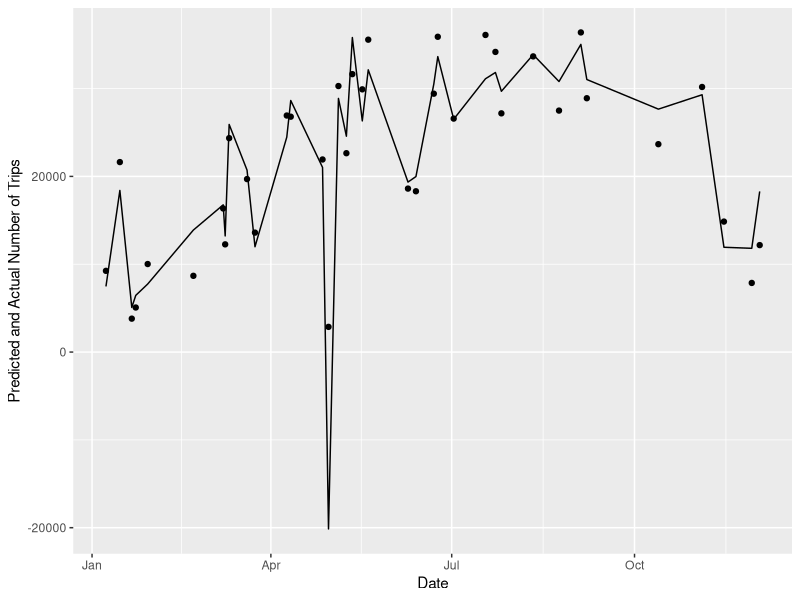
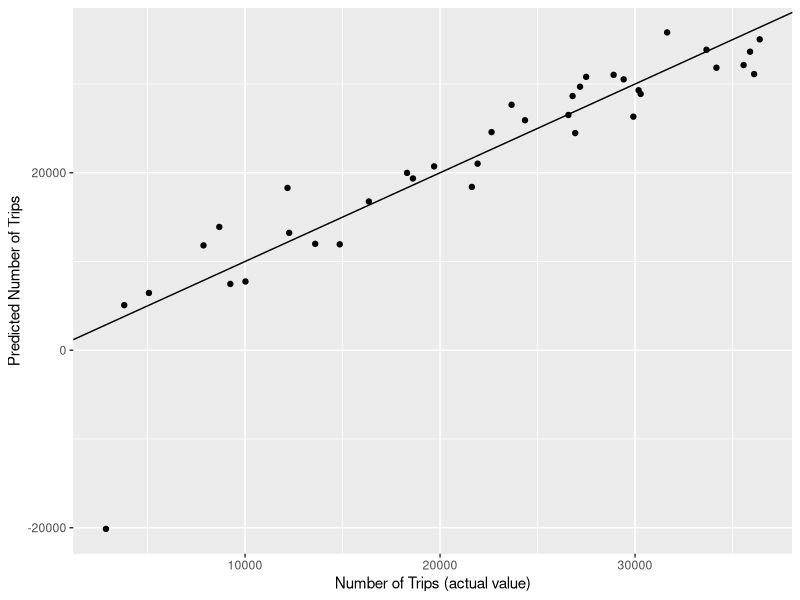
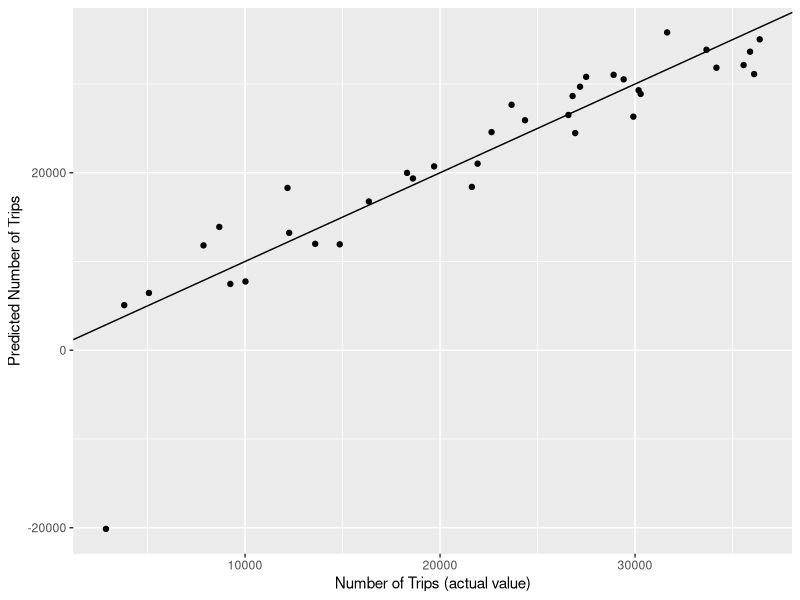

Reproduce these figures in R, in order.
## ---- chunk 1
library(tidyverse)
library(modelr)
library(lubridate)
## ---- chunk 2
trips_per_day <-
    read_tsv("trips_per_day.tsv")
## ---- chunk 3
set.seed(42)

num_days <- nrow(trips_per_day)
frac_train <- 0.9
num_train <- floor(num_days * frac_train)

# randomly sample rows for the training set 
ndx <- sample(1:num_days, num_train, replace=F)

# used to fit the model
trips_per_day_train <- trips_per_day[ndx, ]

# used to evaluate the fit
trips_per_day_validate <- trips_per_day[-ndx, ]
## ---- chunk 4
# TODO: fit a linear model using poly(tmin, degree) on training data
# TODO: try different polynomial degrees and evaluate RMSE on validation data
K <- 1:8
train_err_1 <- c()
validate_err_1 <- c()
model1 <- lm(num_trips ~ poly(tmin, degree = 1), data=trips_per_day_train)

for (k in K) {
  
    # fit on the training data
    model <- lm(num_trips ~ poly(tmin, k, raw = T), data=trips_per_day_train)
    
    # evaluate on the training data
    train_err_1[k] <- sqrt(mean((predict(model, trips_per_day_train) - trips_per_day_train$num_trips)^2))

    # evaluate on the validate data
    validate_err_1[k] <- sqrt(mean((predict(model, trips_per_day_validate) - trips_per_day_validate$num_trips)^2))
}
## ---- chunk 5
# Taking the effects of snow into account
model2 <- lm(num_trips ~ poly(tmin, degree = 1) + snow, data=trips_per_day_train)
validate_err_2 <- sqrt(mean((predict(model2, trips_per_day_validate) - trips_per_day_validate$num_trips)^2))

# Taking the effects of snow and precipitation into account
model3 <- lm(num_trips ~ poly(tmin, degree = 1) + snow + prcp, data=trips_per_day_train)
validate_err_3 <- sqrt(mean((predict(model3, trips_per_day_validate) - trips_per_day_validate$num_trips)^2))

# Taking the effects of snow, snow depth, and precipitation into account
model4 <- lm(num_trips ~ poly(tmin, degree = 1) + snow + snwd + prcp, data=trips_per_day_train)
validate_err_4 <- sqrt(mean((predict(model4, trips_per_day_validate) - trips_per_day_validate$num_trips)^2))

# Taking the effects of snow depth, precipitation, and whether it's a weekend into account
trips_per_day_train <- 
    trips_per_day_train %>%
    mutate(weekend = (wday(ymd, week_start = 7) == 1 | wday(ymd) == 6 | wday(ymd) == 7))

trips_per_day_validate <- 
    trips_per_day_validate %>%
    mutate(weekend = (wday(ymd, week_start = 7) == 1 | wday(ymd) == 6 | wday(ymd) == 7))

model5 <- lm(num_trips ~ poly(tmin, degree = 1) + snow + prcp + weekend, data=trips_per_day_train)
validate_err_5 <- sqrt(mean((predict(model5, trips_per_day_validate) - trips_per_day_validate$num_trips)^2))

# Taking the effects of snow depth, precipitation, temp min and max, and whether it's a weekend into account
model6 <- lm(num_trips ~ poly(tmin, degree = 1) + snow + prcp + weekend + tmax, data=trips_per_day_train)
validate_err_6 <- sqrt(mean((predict(model6, trips_per_day_validate) - trips_per_day_validate$num_trips)^2))

model7 <- lm(num_trips ~ poly(tmin, degree = 1) + (snow * prcp) + weekend + tmax, data=trips_per_day_train)
validate_err_7 <- sqrt(mean((predict(model7, trips_per_day_validate) - trips_per_day_validate$num_trips)^2))

trips_per_day_train <- 
    trips_per_day_train %>%
    mutate(month = mday(ymd))

trips_per_day_validate <- 
    trips_per_day_validate %>%
    mutate(month = mday(ymd))

model8 <- lm(num_trips ~ poly(tmin, degree = 1) + snow + prcp + weekend + tmax + month, data=trips_per_day_train)
validate_err_8 <- sqrt(mean((predict(model8, trips_per_day_validate) - trips_per_day_validate$num_trips)^2))

## ---- chunk 6
K <- 1:8
models <- c("num_trips ~ poly(tmin, degree = ",
    "num_trips ~ snow + poly(tmin, degree = ",
    "num_trips ~ snow + prcp + poly(tmin, degree = ",
    "num_trips ~ snow + snwd + prcp + poly(tmin, degree = ",
    "num_trips ~ snow + prcp + weekend + poly(tmin, degree = ",
    "num_trips ~ snow + prcp + weekend + tmax + poly(tmin, degree = ",
    "num_trips ~ (snow * prcp) + weekend + tmax + poly(tmin, degree = ",
    "num_trips ~ snow + prcp + month + weekend + tmax + poly(tmin, degree = ")

train_err <- matrix(nrow = 8, ncol = 8)
validate_err <- matrix(nrow = 8, ncol = 8)

for (m in 1:8) {
    for (k in K) {
    
        # fit on the training data
        model <- lm(as.formula(paste(models[m], k, ")")), trips_per_day_train)
        
        # evaluate on the training data
        train_err[m, k] <- sqrt(mean((predict(model, trips_per_day_train) - trips_per_day_train$num_trips)^2))

        # evaluate on the validate data
        validate_err[m, k] <- sqrt(mean((predict(model, trips_per_day_validate) - trips_per_day_validate$num_trips)^2))
    }
}
## ---- chunk 7
final_model <- lm(num_trips ~ poly(tmin, degree = 4) + snow + prcp + weekend + tmax + month, data=trips_per_day_train)

rmse(final_model, trips_per_day_validate)

results <- ggplot(trips_per_day_validate, aes(x = num_trips, y = predict(final_model, trips_per_day_validate))) +
    geom_point() +
    geom_abline(na.rm =TRUE) +
    xlab("Number of Trips (actual value)") +
    ylab("Predicted Number of Trips")

ggplot(trips_per_day_validate, aes(x = ymd)) +
    geom_point(aes(y=num_trips)) +
    geom_line(aes(y=predict(final_model, trips_per_day_validate))) +
    xlab("Date") +
    ylab("Predicted and Actual Number of Trips")

ggplot(trips_per_day_validate, aes(x = num_trips, y = predict(final_model, trips_per_day_validate))) +
    geom_point() +
    geom_abline(na.rm =TRUE) +
    xlab("Number of Trips (actual value)") +
    ylab("Predicted Number of Trips")
## ---- chunk 8
save(final_model, file = "final_model.RData")
ggsave("C:\\Users\\chana\\Documents\\coursework\\week3\\predict_citibike_results.png", results)
## ---- chunk 9
# TODO: load your saved model and predict on trips_test
# TODO: compute RMSE on test set
# TODO: how do you think this model will perform on future data?
